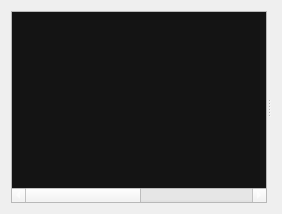
     <widget class="QWidget" name="tab_4">
      <attribute name="title">
       <string>Q2</string>
      </attribute>
      <layout class="QVBoxLayout" name="verticalLayout_7">
       <item>
        <widget class="QSplitter" name="splitterQ2">
         <property name="orientation">
          <enum>Qt::Horizontal</enum>
         </property>
         <widget class="QTableWidget" name="lapTimeTableWidgetQ2">
          <property name="sizePolicy">
           <sizepolicy hsizetype="Minimum" vsizetype="Minimum">
            <horstretch>0</horstretch>
            <verstretch>0</verstretch>
           </sizepolicy>
          </property>
          <property name="minimumSize">
           <size>
            <width>0</width>
            <height>0</height>
           </size>
          </property>
          <property name="maximumSize">
           <size>
            <width>16777215</width>
            <height>16777215</height>
           </size>
          </property>
          <property name="palette">
           <palette>
            <active>
             <colorrole role="WindowText">
              <brush brushstyle="SolidPattern">
               <color alpha="255">
                <red>255</red>
                <green>255</green>
                <blue>255</blue>
               </color>
              </brush>
             </colorrole>
             <colorrole role="Text">
              <brush brushstyle="SolidPattern">
               <color alpha="255">
                <red>255</red>
                <green>255</green>
                <blue>255</blue>
               </color>
              </brush>
             </colorrole>
             <colorrole role="Base">
              <brush brushstyle="SolidPattern">
               <color alpha="255">
                <red>20</red>
                <green>20</green>
                <blue>20</blue>
               </color>
              </brush>
             </colorrole>
             <colorrole role="Highlight">
              <brush brushstyle="SolidPattern">
               <color alpha="255">
                <red>73</red>
                <green>73</green>
                <blue>73</blue>
               </color>
              </brush>
             </colorrole>
             <colorrole role="AlternateBase">
              <brush brushstyle="SolidPattern">
               <color alpha="255">
                <red>27</red>
                <green>27</green>
                <blue>27</blue>
               </color>
              </brush>
             </colorrole>
            </active>
            <inactive>
             <colorrole role="WindowText">
              <brush brushstyle="SolidPattern">
               <color alpha="255">
                <red>255</red>
                <green>255</green>
                <blue>255</blue>
               </color>
              </brush>
             </colorrole>
             <colorrole role="Text">
              <brush brushstyle="SolidPattern">
               <color alpha="255">
                <red>255</red>
                <green>255</green>
                <blue>255</blue>
               </color>
              </brush>
             </colorrole>
             <colorrole role="Base">
              <brush brushstyle="SolidPattern">
               <color alpha="255">
                <red>20</red>
                <green>20</green>
                <blue>20</blue>
               </color>
              </brush>
             </colorrole>
             <colorrole role="Highlight">
              <brush brushstyle="SolidPattern">
               <color alpha="255">
                <red>73</red>
                <green>73</green>
                <blue>73</blue>
               </color>
              </brush>
             </colorrole>
             <colorrole role="AlternateBase">
              <brush brushstyle="SolidPattern">
               <color alpha="255">
                <red>27</red>
                <green>27</green>
                <blue>27</blue>
               </color>
              </brush>
             </colorrole>
            </inactive>
            <disabled>
             <colorrole role="WindowText">
              <brush brushstyle="SolidPattern">
               <color alpha="255">
                <red>130</red>
                <green>130</green>
                <blue>130</blue>
               </color>
              </brush>
             </colorrole>
             <colorrole role="Text">
              <brush brushstyle="SolidPattern">
               <color alpha="255">
                <red>130</red>
                <green>130</green>
                <blue>130</blue>
               </color>
              </brush>
             </colorrole>
             <colorrole role="Base">
              <brush brushstyle="SolidPattern">
               <color alpha="255">
                <red>240</red>
                <green>240</green>
                <blue>240</blue>
               </color>
              </brush>
             </colorrole>
             <colorrole role="Highlight">
              <brush brushstyle="SolidPattern">
               <color alpha="255">
                <red>175</red>
                <green>175</green>
                <blue>175</blue>
               </color>
              </brush>
             </colorrole>
             <colorrole role="AlternateBase">
              <brush brushstyle="SolidPattern">
               <color alpha="255">
                <red>27</red>
                <green>27</green>
                <blue>27</blue>
               </color>
              </brush>
             </colorrole>
            </disabled>
           </palette>
          </property>
          <property name="font">
           <font>
            <family>Arial</family>
            <pointsize>10</pointsize>
            <weight>75</weight>
            <bold>true</bold>
           </font>
          </property>
          <property name="editTriggers">
           <set>QAbstractItemView::NoEditTriggers</set>
          </property>
          <property name="alternatingRowColors">
           <bool>true</bool>
          </property>
          <property name="selectionMode">
           <enum>QAbstractItemView::ExtendedSelection</enum>
          </property>
          <property name="verticalScrollMode">
           <enum>QAbstractItemView::ScrollPerPixel</enum>
          </property>
          <property name="horizontalScrollMode">
           <enum>QAbstractItemView::ScrollPerPixel</enum>
          </property>
          <property name="showGrid">
           <bool>false</bool>
          </property>
          <attribute name="horizontalHeaderVisible">
           <bool>false</bool>
          </attribute>
          <attribute name="verticalHeaderVisible">
           <bool>false</bool>
          </attribute>
          <column>
           <property name="text">
            <string/>
           </property>
          </column>
          <column>
           <property name="text">
            <string/>
           </property>
          </column>
          <column>
           <property name="text">
            <string/>
           </property>
          </column>
          <column>
           <property name="text">
            <string/>
           </property>
          </column>
          <column>
           <property name="text">
            <string/>
           </property>
          </column>
         </widget>
         <widget class="QualiLapTimesChart" name="sessionLapTimesChartQ2" native="true">
          <property name="sizePolicy">
           <sizepolicy hsizetype="Expanding" vsizetype="Expanding">
            <horstretch>0</horstretch>
            <verstretch>0</verstretch>
           </sizepolicy>
          </property>
          <property name="minimumSize">
           <size>
            <width>0</width>
            <height>0</height>
           </size>
          </property>
         </widget>
        </widget>
       </item>
      </layout>
     </widget>
